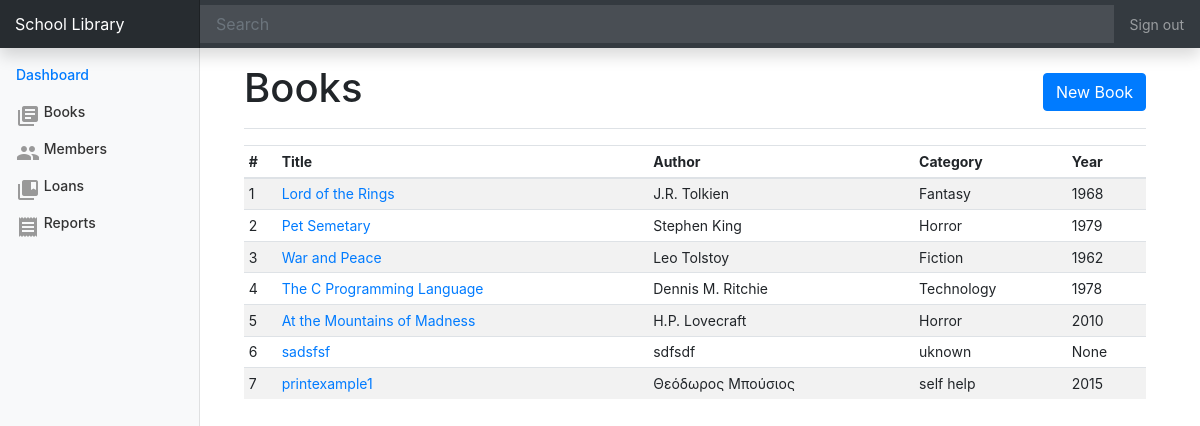
Before: /books with the older database file.
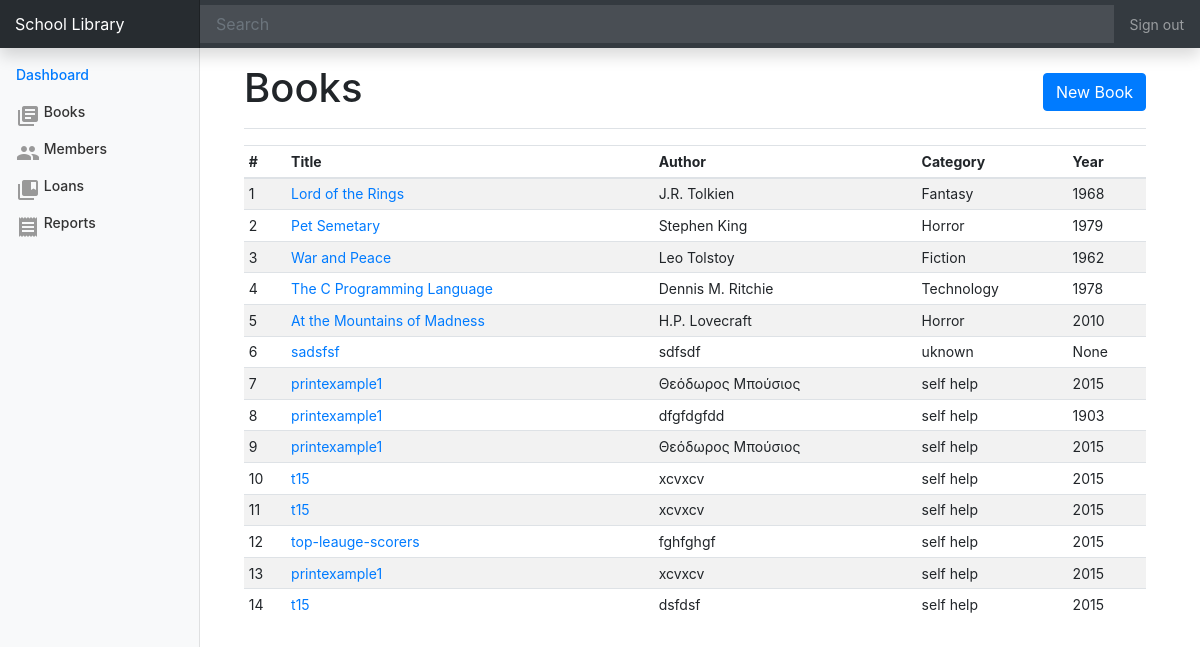
After: the same page with the newer database file.
### tables this page shows
CREATE TABLE books (
	id INTEGER primary key autoincrement,
	title TEXT not null,
	isbn TEXT UNIQUE,
	author TEXT not null,
	description TEXT,
	year_published INTEGER,
	copies INTEGER DEFAULT 1,
	category TEXT DEFAULT 'uknown',
	cover TEXT DEFAULT 'cover.png'
);

### app.py (the view)
@app.route('/books')
def books():
	db = get_db()
	query = "SELECT * FROM books"
	cur = db.execute(query)
	results = cur.fetchall()
	return render_template('books.html', books=results)

### database.py (called while the page is built)
def connect_db():
	sql = sqlite3.connect('data.db')
	sql.row_factory = sqlite3.Row
	return sql

def get_db():
	if not hasattr(g, 'sqlite_db'):
		g.sqlite_db = connect_db()
	return g.sqlite_db

### templates/books.html (shortened to what this page needs)
{% extends 'base.html' %}
{% block content %}
<main role="main" class="col-md-9 ml-sm-auto col-lg-10 px-4">
          <div class="d-flex justify-content-between flex-wrap flex-md-nowrap align-items-center pt-3 pb-2 mb-3 border-bottom">
            <h1>Books</h1>
            <div class="btn-toolbar mb-2 mb-md-0">
              <a class="btn btn-primary" href="{{url_for('book_add')}}">New Book</a>
            </div>
          </div>
          <div class="table-responsive">
            <table class="table table-striped table-sm">
              <thead>
                <tr>
                  <th>#</th>
                  <th>Title</th>
                  <th>Author</th>
                  <th>Category</th>
                  <th>Year</th>
                </tr>
              </thead>
              <tbody>
                {% for book in books %}
                <tr>
                  <td>{{book.id}}</td>
                  <td><a href="{{url_for('book_view', id=book.id) }}">{{book.title}}</a></td>
                  <td>{{book.author}}</td>
                  <td>{{book.category}}</td>
                  <td>{{book.year_published}}</td>
                </tr>
                {% endfor %}
              </tbody>
            </table>
          </div>
        </main>
{% endblock %}

### templates/base.html (shortened to what this page needs)
<!doctype html>
<html lang="en">
  <head>
    <link rel="stylesheet" href="https://stackpath.bootstrapcdn.com/bootstrap/4.4.1/css/bootstrap.min.css">
    <link href="{{ url_for('static', filename='custom.css') }}" rel="stylesheet">
  </head>
  <body>
    <nav class="navbar navbar-dark fixed-top bg-dark flex-md-nowrap p-0 shadow">
      <a class="navbar-brand col-sm-3 col-md-2 mr-0" href="{{ url_for('index') }}">School Library</a>
      <input class="form-control form-control-dark w-100" type="text" placeholder="Search" aria-label="Search">
      <ul class="navbar-nav px-3">
        <li class="nav-item text-nowrap">
          <a class="nav-link" href="#">Sign out</a>
        </li>
      </ul>
    </nav>
    <div class="container">
      <div class="row">
        <nav class="col-md-2 d-none d-md-block bg-light sidebar">
          <div class="sidebar-sticky">
            <ul class="nav flex-column">
              <li class="nav-item">
                <a class="nav-link active" href="{{ url_for('index') }}">
                  Dashboard <span class="sr-only">(current)</span>
                </a>
              </li>
              <li class="nav-item">
                <a class="nav-link" href="{{ url_for('books') }}">
                  <i class="material-icons feather">library_books</i>
                  Books
                </a>
              </li>
              <li class="nav-item">
                <a class="nav-link" href="{{ url_for('members') }}">
                  <i class="material-icons feather">people</i>
                  Members
                </a>
              </li>
              <li class="nav-item">
                <a class="nav-link" href="{{ url_for('loans') }}">
                  <i class="material-icons feather">collections_bookmark</i>
                  Loans
                </a>
              </li>
              <li class="nav-item">
                <a class="nav-link" href="{{ url_for('reports') }}">
                  <i class="material-icons feather">receipt</i>
                  Reports
                </a>
              </li>
            </ul>
          </div>
        </nav>
        {% block content %}{% endblock %}
      </div>
    </div>
  </body>
</html>

### static/custom.css (style rules this page uses)
body { font-size: .875rem; }
.feather { width: 16px; height: 16px; vertical-align: text-bottom; }
.sidebar { position: fixed; top: 0; bottom: 0; left: 0; z-index: 100; padding: 48px 0 0; box-shadow: inset -1px 0 0 rgba(0, 0, 0, .1); }
.sidebar-sticky { position: relative; top: 0; height: calc(100vh - 48px); padding-top: .5rem; overflow-x: hidden; overflow-y: auto; }
.sidebar .nav-link { font-weight: 500; color: #333; }
.sidebar .nav-link .feather { margin-right: 8px; color: #999; }
.sidebar .nav-link.active { color: #007bff; }
[role="main"] { padding-top: 133px; }
@media (min-width: 768px) { [role="main"] { padding-top: 48px; } }
.navbar-brand { padding-top: .75rem; padding-bottom: .75rem; font-size: 1rem; background-color: rgba(0, 0, 0, .25); box-shadow: inset -1px 0 0 rgba(0, 0, 0, .25); }
.navbar .form-control { padding: .75rem 1rem; border-width: 0; border-radius: 0; }
.form-control-dark { color: #fff; background-color: rgba(255, 255, 255, .1); border-color: rgba(255, 255, 255, .1); }

Changed rows visible on the page:
added books: id "8", title "printexample1", author "dfgfdgfdd", category "self help", year_published "1903"
added books: id "9", title "printexample1", author "Θεόδωρος Μπούσιος", category "self help", year_published "2015"
added books: id "10", title "t15", author "xcvxcv", category "self help", year_published "2015"
added books: id "11", title "t15", author "xcvxcv", category "self help", year_published "2015"
added books: id "12", title "top-leauge-scorers", author "fghfghgf", category "self help", year_published "2015"
added books: id "13", title "printexample1", author "xcvxcv", category "self help", year_published "2015"
added books: id "14", title "t15", author "dsfdsf", category "self help", year_published "2015"
